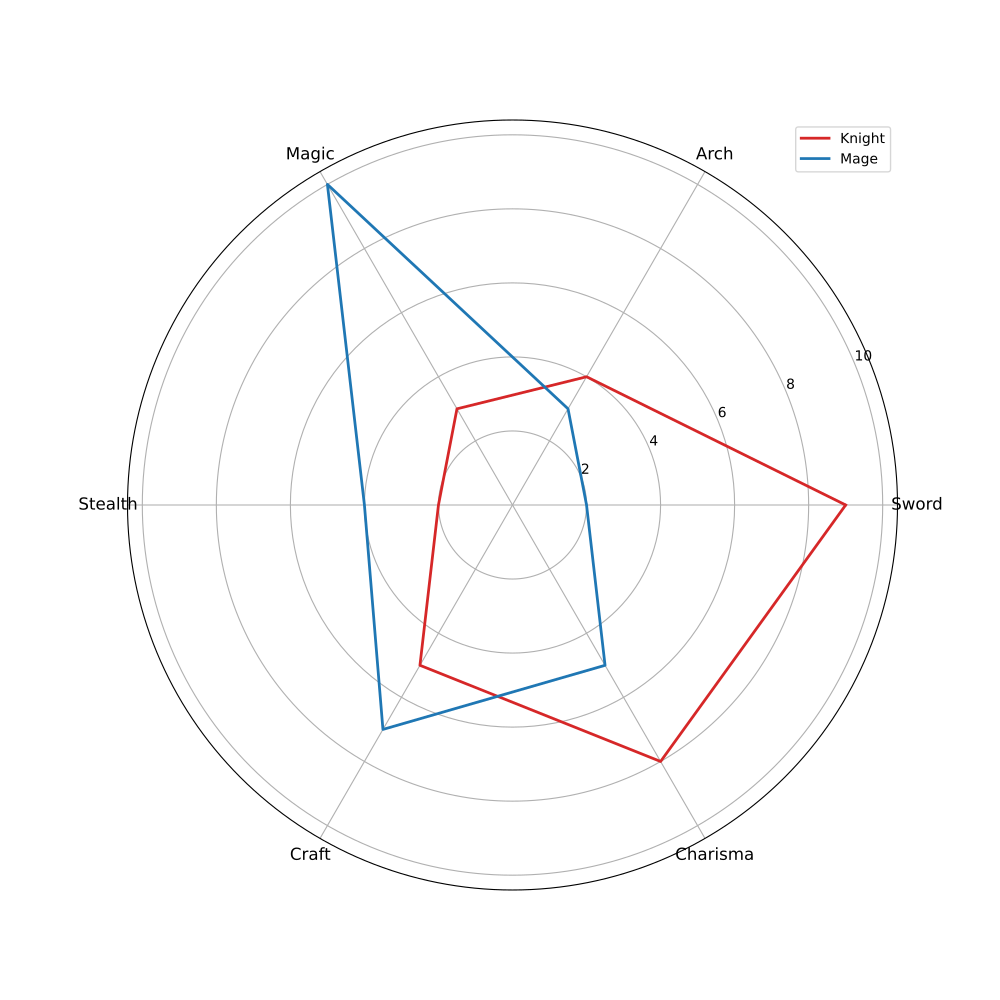

Write Python code to recreate this figure.
import matplotlib.pyplot as plt
import numpy as np

# Shorten skill names
skills = ['Sword', 'Arch', 'Magic', 'Stealth', 'Craft', 'Charisma']
num_skills = len(skills)

knight_skills = [9, 4, 3, 2, 5, 8]
mage_skills = [2, 3, 10, 4, 7, 5]

angles = np.linspace(0, 2 * np.pi, num_skills, endpoint=False).tolist()
knight_skills += knight_skills[:1]
mage_skills += mage_skills[:1]
angles += angles[:1]

fig, ax = plt.subplots(figsize=(10, 10), subplot_kw=dict(polar=True))

# Manually swap colors for knight and mage
ax.plot(angles, knight_skills, color='tab:red', linewidth=2, label='Knight')
ax.plot(angles, mage_skills, color='tab:blue', linewidth=2, label='Mage')

ax.set_xticks(angles[:-1])
ax.set_xticklabels(skills, fontsize=12, color='black')

ax.legend()
plt.show()
